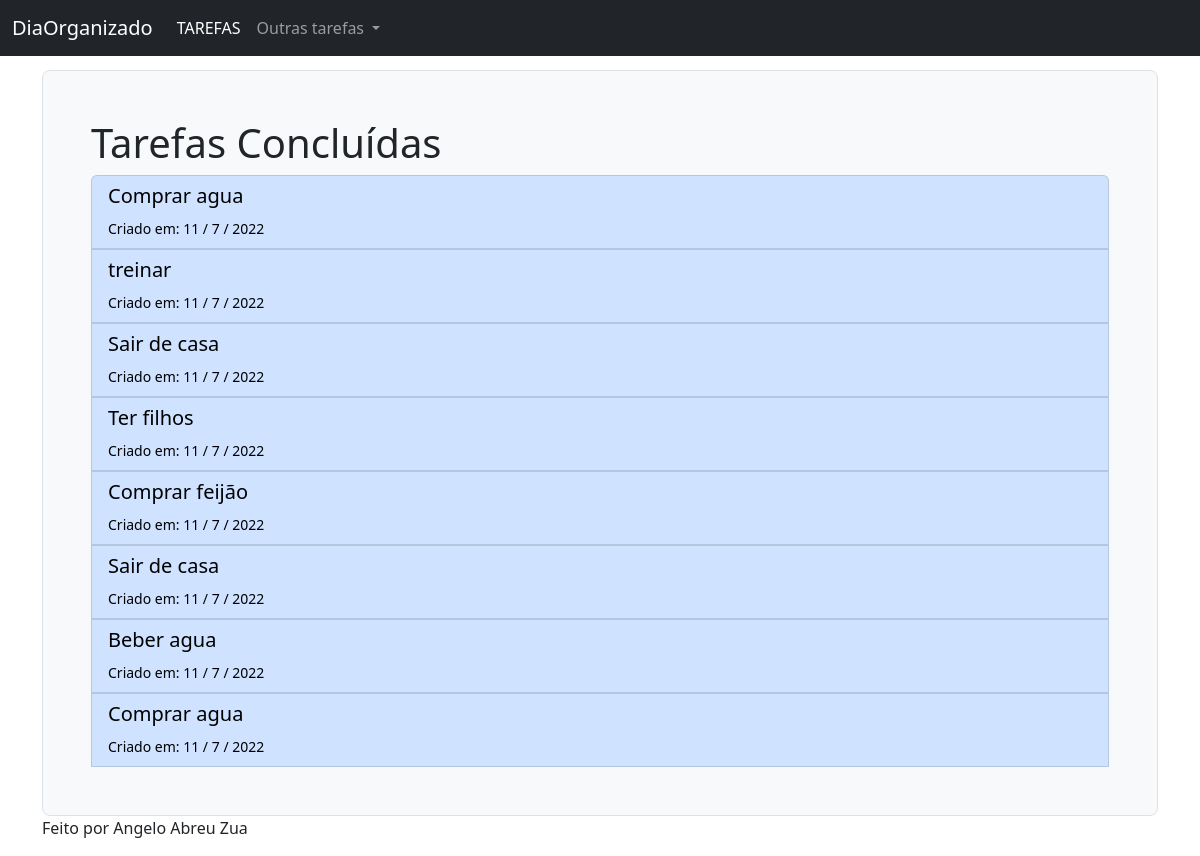
The page /concluidas/ on the database its author committed.
### tarefas/models.py (models this page shows)
class Tarefas(models.Model):
    OPCOES_STATUS = (
        ('concluido','Concluído'),
        ('pendente', 'Pendente'),
        ('adiado', 'Adiado')
    )
    OPCOES_CATEGORIAS = (
        ('urgente', 'Urgente'),
        ('importante','Importante'),
        ('Precisa ser feito','Precisa ser feito')
    )
    descricao = models.CharField(max_length=400)
    criacao = models.DateTimeField(auto_now_add = True)
    categorias = models.CharField(max_length=25, choices=OPCOES_CATEGORIAS, default='importante')
    status = models.CharField(max_length=25, choices=OPCOES_STATUS, default='pendente')

### tarefas/views.py (the view)
# urls.py: path('concluidas/', views.tarefas_concluidas, name='tarefas_concluidas'),
def tarefas_concluidas(request):
    tarefas_concluida = Tarefas.objects.filter(status='concluído')
    return render(request, 'tarefas/tarefas_concluidas.html', {'tarefas_concluida':tarefas_concluida})

### tarefas/templates/tarefas/tarefas_concluidas.html (shortened to what this page needs)
{% extends 'base.html' %}
{% load crispy_forms_tags %}
{% block content %}
  <div class="h-100 p-5 bg-light border rounded-3">
    <h1> Tarefas Concluídas </h1>
    <div class="list-group">
      {% for tarefa in tarefas_concluida %}
          <button type="button" class="list-group-item list-group-item-action list-group-item-primary" data-bs-toggle='modal'data-bs-target='#modal{{tarefa.id}}'>
            <h5 class="text-black"> {{ tarefa.descricao }} </h5>
            <small class="text-black">Criado em: {{ tarefa.criacao.day }} / {{ tarefa.criacao.month }} / {{ tarefa.criacao.year }}</small>
          </button>
      {% endfor %}
    </div>
  </div>
{% endblock %}

### rows shown on the page
Tarefas: descricao "Comprar agua", criacao.day "11", criacao.month "7", criacao.year "2022"
Tarefas: descricao "treinar", criacao.day "11", criacao.month "7", criacao.year "2022"
Tarefas: descricao "Sair de casa", criacao.day "11", criacao.month "7", criacao.year "2022"
Tarefas: descricao "Ter filhos", criacao.day "11", criacao.month "7", criacao.year "2022"
Tarefas: descricao "Comprar feijão", criacao.day "11", criacao.month "7", criacao.year "2022"
Tarefas: descricao "Sair de casa", criacao.day "11", criacao.month "7", criacao.year "2022"
Tarefas: descricao "Beber agua", criacao.day "11", criacao.month "7", criacao.year "2022"
Tarefas: descricao "Comprar agua", criacao.day "11", criacao.month "7", criacao.year "2022"
